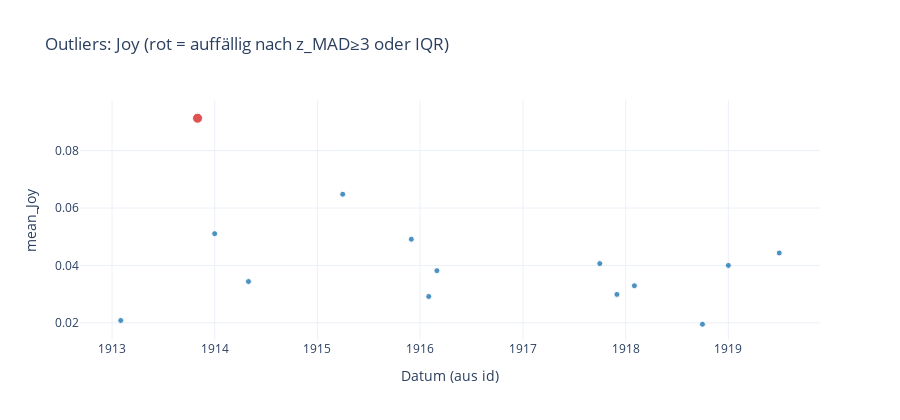

Notebook code for this chart:
### Code cell
# Outlier-Finder ohne NumPy/Pandas: MAD-z & IQR je Emotion
import csv, re, math, sys, subprocess
from pathlib import Path
from collections import defaultdict

# ---- Eingaben anpassen ----
TSV  = r"C:\Users\sam97xs\Stabi_Hackathon\Results\ALL_emotions_means_by_id.tsv"   # oder ...\ALL_emotions_merged.tsv
EMOS = ["Joy","Love","Fear","Anger","Sadness","Agitation"]
TOPN = 10   # wie viele Ausreißer je Emotion zeigen

# ---- (optional) Plotly für Scatterplots laden; wenn Install fehlschlägt, wird nur Text/TSV erzeugt ----
try:
    subprocess.run([sys.executable, "-m", "pip", "install", "-q", "plotly"], check=False)
    import plotly.graph_objects as go
    PLOT_OK = True
except Exception:
    PLOT_OK = False

# ---- Helfer ----
DATE_RE = re.compile(r"(\d{4})-(\d{2})-(\d{2})")

def to_float(x):
    if x is None: return 0.0
    s = str(x).strip()
    if not s: return 0.0
    try: return float(s.replace(",", "."))
    except: return 0.0

def get_date_parts(id_str):
    m = DATE_RE.search(id_str or "")
    if not m: return None, None, None, None
    y, mo, d = int(m.group(1)), int(m.group(2)), int(m.group(3))
    return f"{y:04d}-{mo:02d}-{d:02d}", y, mo, d

def median(sorted_vals):
    n = len(sorted_vals)
    if n == 0: return 0.0
    mid = n // 2
    if n % 2 == 1:
        return sorted_vals[mid]
    else:
        return 0.5 * (sorted_vals[mid-1] + sorted_vals[mid])

def mad_z_scores(values):
    """returns (med, mad, zlist). MAD uses 1.4826 scaling (normal)."""
    if not values:
        return 0.0, 0.0, []
    sv = sorted(values)
    med = median(sv)
    abs_dev = [abs(v - med) for v in values]
    mad = median(sorted(abs_dev))
    madn = mad * 1.4826
    if madn == 0.0:
        # alle (fast) gleich -> z=0
        return med, madn, [0.0 for _ in values]
    return med, madn, [(v - med)/madn for v in values]

def quantiles(sorted_vals, q):
    """einfache Quantile (q in [0..1]) per linearer Interpolation."""
    n = len(sorted_vals)
    if n == 0: return 0.0
    if n == 1: return sorted_vals[0]
    pos = (n - 1) * q
    lo = int(math.floor(pos))
    hi = int(math.ceil(pos))
    if lo == hi: return sorted_vals[lo]
    frac = pos - lo
    return sorted_vals[lo] * (1 - frac) + sorted_vals[hi] * frac

def iqr_flags(values):
    """gibt (Q1,Q3,low_fence,high_fence, flags[]) zurück; flags[i]=True wenn Outlier."""
    if not values:
        return 0.0, 0.0, 0.0, 0.0, []
    sv = sorted(values)
    Q1 = quantiles(sv, 0.25)
    Q3 = quantiles(sv, 0.75)
    IQR = Q3 - Q1
    low  = Q1 - 1.5 * IQR
    high = Q3 + 1.5 * IQR
    flags = [(v < low) or (v > high) for v in values]
    return Q1, Q3, low, high, flags

# ---- Daten laden ----
rows = []  # jede Zeile: dict mit id, year, era1, era2, per-emotion value
headers = None
with open(TSV, "r", encoding="utf-8", errors="ignore", newline="") as f:
    r = csv.DictReader(f, delimiter="\t")
    headers = r.fieldnames or []
    have_era1 = "era1" in headers
    have_era2 = "era2" in headers
    have_text = "text" in headers
    for raw in r:
        rid = raw.get("id","")
        date_str, year, mo, d = get_date_parts(rid)
        row = {
            "id": rid,
            "date": date_str or "",
            "year": year or "",
            "era1": (raw.get("era1","") if have_era1 else ""),
            "era2": (raw.get("era2","") if have_era2 else ""),
            "text": (raw.get("text","") if have_text else "")
        }
        # Emotionen einsammeln
        any_val = False
        for emo in EMOS:
            col = f"mean_{emo}"
            if col in headers:
                v = to_float(raw.get(col, ""))
                row[col] = v
                any_val = True
        if any_val:
            rows.append(row)

if not rows:
    raise RuntimeError("Keine Datenzeilen mit mean_* gefunden. Bitte Datei/Spalten prüfen.")

# ---- Outlier-Scores je Emotion berechnen ----
results = []  # Sammel-Ausgabezeilen für TSV
per_emo_values = {emo: [] for emo in EMOS}
for emo in EMOS:
    col = f"mean_{emo}"
    if col not in headers: 
        continue
    vals = [r[col] for r in rows]
    med, madn, zlist = mad_z_scores(vals)
    Q1, Q3, low, high, iqrflag = iqr_flags(vals)

    # Outlierliste (sortiert nach |z|)
    idx_sorted = sorted(range(len(rows)), key=lambda i: abs(zlist[i]), reverse=True)
    print(f"\n=== {emo} — Top {TOPN} nach |z_MAD| (Median={med:.4f}, MADn={madn:.4f}, IQR=[{Q1:.4f},{Q3:.4f}]) ===")
    for rank, i in enumerate(idx_sorted[:TOPN], 1):
        r = rows[i]
        val = vals[i]
        z   = zlist[i]
        flag= iqrflag[i]
        text_snip = (r["text"][:80] + "…") if r["text"] and len(r["text"])>80 else (r["text"] or "")
        print(f"{rank:2d}. {r['date'] or r['id']}  val={val:.4f}  z={z:+.2f}  IQR_outlier={flag}  era1={r['era1']}  era2={r['era2']}")
        results.append({
            "emotion": emo,
            "rank": rank,
            "id": r["id"],
            "date": r["date"],
            "year": r["year"],
            "era1": r["era1"],
            "era2": r["era2"],
            "value": f"{val:.6f}",
            "z_mad": f"{z:.3f}",
            "iqr_outlier": "1" if flag else "0",
            "text_snippet": text_snip
        })

# ---- Alles in eine TSV schreiben ----
out_path = Path(TSV).with_suffix(".outliers_topN.tsv")
with out_path.open("w", encoding="utf-8", newline="") as fout:
    w = csv.DictWriter(fout, delimiter="\t", lineterminator="\n",
                       fieldnames=["emotion","rank","id","date","year","era1","era2","value","z_mad","iqr_outlier","text_snippet"])
    w.writeheader()
    for row in results:
        w.writerow(row)
print(f"\n[OK] geschrieben: {out_path}")

# ---- (optional) kleine Scatterplots pro Emotion (wenn Plotly verfügbar) ----
if PLOT_OK:
    for emo in EMOS:
        col = f"mean_{emo}"
        if col not in headers: 
            continue
        xs = []
        ys = []
        labels = []
        colors = []
        sizes = []
        # dafür z-Scores noch einmal holen
        vals = [r[col] for r in rows]
        _, _, zlist = mad_z_scores(vals)
        _, _, _, _, iqrflag = iqr_flags(vals)
        for i, r in enumerate(rows):
            # x = Jahr-Monat als sortierbarer String (falls Datum fehlt, nimm year)
            x = r["date"] or str(r["year"]) or r["id"]
            xs.append(x)
            ys.append(r[col])
            labels.append(f"{r['date'] or r['id']}<br>era1={r['era1']} | era2={r['era2']}")
            # Outlier optisch hervorheben:
            if abs(zlist[i]) >= 3 or iqrflag[i]:
                colors.append("#d62728")  # rot
                sizes.append(10)
            else:
                colors.append("#1f77b4")  # blau
                sizes.append(6)

        fig = go.Figure()
        fig.add_scatter(x=xs, y=ys, mode="markers",
                        marker=dict(size=sizes, color=colors, opacity=0.8),
                        text=labels, hovertemplate="%{text}<br>value=%{y:.4f}<extra></extra>",
                        name=emo)
        fig.update_layout(
            title=f"Outliers: {emo} (rot = auffällig nach z_MAD≥3 oder IQR)",
            template="plotly_white",
            xaxis_title="Datum (aus id)",
            yaxis_title=f"mean_{emo}",
            height=420
        )
        fig.show()

### Figure 1 — Plotly figure (JSON) as saved in the notebook; plotly's stock layout.template omitted (floating-point values rounded to 4 significant figures)
{"data": [{"hovertemplate": "%{text}<br>value=%{y:.4f}<extra></extra>", "marker": {"color": ["#1f77b4", "#d62728", "#1f77b4", "#1f77b4", "#1f77b4", "#1f77b4", "#1f77b4", "#1f77b4", "#1f77b4", "#1f77b4", "#1f77b4", "#1f77b4", "#1f77b4", "#1f77b4"], "opacity": 0.8, "size": [6, 10, 6, 6, 6, 6, 6, 6, 6, 6, 6, 6, 6, 6]}, "mode": "markers", "name": "Joy", "text": ["1913-02-01<br>era1=pre war | era2=pre", "1913-11-01<br>era1=pre war | era2=pre", "1914-01-01<br>era1=pre war | era2=pre", "1914-05-01<br>era1=pre war | era2=pre", "1915-04-01<br>era1=war | era2=pre", "1915-12-01<br>era1=war | era2=pre", "1916-02-01<br>era1=war | era2=post", "1916-03-01<br>era1=war | era2=post", "1917-10-01<br>era1=war | era2=post", "1917-12-01<br>era1=war | era2=post", "1918-02-01<br>era1=war | era2=post", "1918-10-01<br>era1=war | era2=post", "1919-01-01<br>era1=post war | era2=post", "1919-07-01<br>era1=post war | era2=post"], "type": "scatter", "x": ["1913-02-01", "1913-11-01", "1914-01-01", "1914-05-01", "1915-04-01", "1915-12-01", "1916-02-01", "1916-03-01", "1917-10-01", "1917-12-01", "1918-02-01", "1918-10-01", "1919-01-01", "1919-07-01"], "y": [0.02081, 0.09127, 0.05106, 0.03438, 0.06479, 0.04912, 0.02917, 0.03817, 0.04063, 0.0299, 0.03291, 0.0195, 0.04, 0.04433]}], "layout": {"height": 420, "title": {"text": "Outliers: Joy (rot = auffällig nach z_MAD≥3 oder IQR)"}, "xaxis": {"title": {"text": "Datum (aus id)"}}, "yaxis": {"title": {"text": "mean_Joy"}}}}
